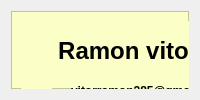
      <widget class="QWidget" name="pg_contato">
       <layout class="QVBoxLayout" name="verticalLayout_15">
        <item>
         <widget class="QFrame" name="frame_3">
          <property name="styleSheet">
           <string notr="true">background-color: rgb(251, 255, 199);</string>
          </property>
          <property name="frameShape">
           <enum>QFrame::StyledPanel</enum>
          </property>
          <property name="frameShadow">
           <enum>QFrame::Raised</enum>
          </property>
          <widget class="QLabel" name="label_5">
           <property name="geometry">
            <rect>
             <x>10</x>
             <y>10</y>
             <width>221</width>
             <height>61</height>
            </rect>
           </property>
           <property name="text">
            <string>&lt;html&gt;&lt;head/&gt;&lt;body&gt;&lt;p align=&quot;center&quot;&gt;&lt;span style=&quot; font-size:18pt; font-weight:600;&quot;&gt;Ramon vitor &lt;/span&gt;&lt;/p&gt;&lt;/body&gt;&lt;/html&gt;</string>
           </property>
          </widget>
          <widget class="QLabel" name="label_23">
           <property name="geometry">
            <rect>
             <x>10</x>
             <y>190</y>
             <width>211</width>
             <height>41</height>
            </rect>
           </property>
           <property name="text">
            <string>&lt;html&gt;&lt;head/&gt;&lt;body&gt;&lt;p align=&quot;center&quot;&gt;&lt;span style=&quot; font-size:18pt; font-weight:600;&quot;&gt;Pedro Manoel &lt;/span&gt;&lt;/p&gt;&lt;/body&gt;&lt;/html&gt;</string>
           </property>
          </widget>
          <widget class="QLabel" name="label_28">
           <property name="geometry">
            <rect>
             <x>0</x>
             <y>360</y>
             <width>201</width>
             <height>51</height>
            </rect>
           </property>
           <property name="text">
            <string>&lt;html&gt;&lt;head/&gt;&lt;body&gt;&lt;p align=&quot;center&quot;&gt;&lt;span style=&quot; font-size:18pt; font-weight:600;&quot;&gt;Juan Victor&lt;/span&gt;&lt;/p&gt;&lt;/body&gt;&lt;/html&gt;</string>
           </property>
          </widget>
          <widget class="QLabel" name="label_29">
           <property name="geometry">
            <rect>
             <x>10</x>
             <y>70</y>
             <width>31</width>
             <height>21</height>
            </rect>
           </property>
           <property name="text">
            <string/>
           </property>
           <property name="pixmap">
            <pixmap>../../Imagens/OIP (2).jpeg</pixmap>
           </property>
           <property name="scaledContents">
            <bool>true</bool>
           </property>
           <property name="alignment">
            <set>Qt::AlignCenter</set>
           </property>
          </widget>
          <widget class="QLabel" name="label_30">
           <property name="geometry">
            <rect>
             <x>10</x>
             <y>110</y>
             <width>41</width>
             <height>21</height>
            </rect>
           </property>
           <property name="text">
            <string/>
           </property>
           <property name="pixmap">
            <pixmap>../../Imagens/OIP.jpeg</pixmap>
           </property>
           <property name="scaledContents">
            <bool>true</bool>
           </property>
           <property name="alignment">
            <set>Qt::AlignHCenter|Qt::AlignTop</set>
           </property>
          </widget>
          <widget class="QLabel" name="label_31">
           <property name="geometry">
            <rect>
             <x>10</x>
             <y>150</y>
             <width>41</width>
             <height>21</height>
            </rect>
           </property>
           <property name="text">
            <string/>
           </property>
           <property name="pixmap">
            <pixmap>../../Imagens/OIP (1).jpeg</pixmap>
           </property>
           <property name="scaledContents">
            <bool>true</bool>
           </property>
          </widget>
          <widget class="QLabel" name="label_32">
           <property name="geometry">
            <rect>
             <x>60</x>
             <y>240</y>
             <width>281</width>
             <height>16</height>
            </rect>
           </property>
           <property name="text">
            <string>&lt;html&gt;&lt;head/&gt;&lt;body&gt;&lt;p&gt;&lt;span style=&quot; font-weight:600;&quot;&gt;pedromanoelfreitas4@gmail.com&lt;/span&gt;&lt;/p&gt;&lt;/body&gt;&lt;/html&gt;</string>
           </property>
          </widget>
          <widget class="QLabel" name="label_33">
           <property name="geometry">
            <rect>
             <x>60</x>
             <y>280</y>
             <width>291</width>
             <height>21</height>
            </rect>
           </property>
           <property name="text">
            <string>&lt;html&gt;&lt;head/&gt;&lt;body&gt;&lt;p&gt;&lt;span style=&quot; font-weight:600;&quot;&gt;https://github.com/Pedro-Manoel-Freitas&lt;/span&gt;&lt;/p&gt;&lt;/body&gt;&lt;/html&gt;</string>
           </property>
          </widget>
          <widget class="QLabel" name="label_39">
           <property name="geometry">
            <rect>
             <x>60</x>
             <y>330</y>
             <width>251</width>
             <height>21</height>
            </rect>
           </property>
           <property name="text">
            <string>&lt;html&gt;&lt;head/&gt;&lt;body&gt;&lt;p&gt;&lt;span style=&quot; font-weight:600;&quot;&gt;@&lt;/span&gt;&lt;span style=&quot; font-family:'gg sans,Noto Sans,Helvetica Neue,Helvetica,Arial,sans-serif,Apple Symbols'; font-size:16px; font-weight:600; color:#000000;&quot;&gt;pedro_.manoel&lt;/span&gt;&lt;/p&gt;&lt;/body&gt;&lt;/html&gt;</string>
           </property>
          </widget>
          <widget class="QLabel" name="label_40">
           <property name="geometry">
            <rect>
             <x>60</x>
             <y>420</y>
             <width>301</width>
             <height>21</height>
            </rect>
           </property>
           <property name="text">
            <string>&lt;html&gt;&lt;head/&gt;&lt;body&gt;&lt;p&gt;&lt;span style=&quot; font-weight:600;&quot;&gt;juanbritoleal@gmail.com&lt;/span&gt;&lt;/p&gt;&lt;/body&gt;&lt;/html&gt;</string>
           </property>
          </widget>
          <widget class="QLabel" name="label_41">
           <property name="geometry">
            <rect>
             <x>60</x>
             <y>530</y>
             <width>131</width>
             <height>21</height>
            </rect>
           </property>
           <property name="text">
            <string>&lt;html&gt;&lt;head/&gt;&lt;body&gt;&lt;p&gt;&lt;span style=&quot; font-weight:600;&quot;&gt;@_ juan  victor&lt;/span&gt;&lt;/p&gt;&lt;/body&gt;&lt;/html&gt;</string>
           </property>
          </widget>
          <widget class="QLabel" name="label_42">
           <property name="geometry">
            <rect>
             <x>60</x>
             <y>470</y>
             <width>291</width>
             <height>21</height>
            </rect>
           </property>
           <property name="text">
            <string>&lt;html&gt;&lt;head/&gt;&lt;body&gt;&lt;p&gt;&lt;span style=&quot; font-weight:600;&quot;&gt;https://github.com/JuanVictor18&lt;/span&gt;&lt;/p&gt;&lt;/body&gt;&lt;/html&gt;</string>
           </property>
          </widget>
          <widget class="QLabel" name="label_43">
           <property name="geometry">
            <rect>
             <x>60</x>
             <y>70</y>
             <width>191</width>
             <height>21</height>
            </rect>
           </property>
           <property name="text">
            <string>&lt;html&gt;&lt;head/&gt;&lt;body&gt;&lt;p&gt;&lt;span style=&quot; font-weight:600;&quot;&gt;vitorramon285@gmail.com&lt;/span&gt;&lt;/p&gt;&lt;/body&gt;&lt;/html&gt;</string>
           </property>
          </widget>
          <widget class="QLabel" name="label_44">
           <property name="geometry">
            <rect>
             <x>70</x>
             <y>110</y>
             <width>191</width>
             <height>21</height>
            </rect>
           </property>
           <property name="text">
            <string>&lt;html&gt;&lt;head/&gt;&lt;body&gt;&lt;p&gt;&lt;span style=&quot; font-weight:600;&quot;&gt;Ramon01oficial&lt;/span&gt;&lt;/p&gt;&lt;/body&gt;&lt;/html&gt;</string>
           </property>
          </widget>
          <widget class="QLabel" name="label_45">
           <property name="geometry">
            <rect>
             <x>70</x>
             <y>150</y>
             <width>201</width>
             <height>16</height>
            </rect>
           </property>
           <property name="text">
            <string>&lt;html&gt;&lt;head/&gt;&lt;body&gt;&lt;p&gt;&lt;span style=&quot; font-weight:600;&quot;&gt;@ramon_vitorsz&lt;/span&gt;&lt;/p&gt;&lt;/body&gt;&lt;/html&gt;</string>
           </property>
          </widget>
          <widget class="QLabel" name="label_46">
           <property name="geometry">
            <rect>
             <x>10</x>
             <y>240</y>
             <width>41</width>
             <height>21</height>
            </rect>
           </property>
           <property name="text">
            <string/>
           </property>
           <property name="pixmap">
            <pixmap>../../Imagens/OIP (2).jpeg</pixmap>
           </property>
           <property name="scaledContents">
            <bool>true</bool>
           </property>
           <property name="alignment">
            <set>Qt::AlignCenter</set>
           </property>
          </widget>
          <widget class="QLabel" name="label_47">
           <property name="geometry">
            <rect>
             <x>10</x>
             <y>280</y>
             <width>41</width>
             <height>21</height>
            </rect>
           </property>
           <property name="text">
            <string/>
           </property>
           <property name="pixmap">
            <pixmap>../../Imagens/OIP.jpeg</pixmap>
           </property>
           <property name="scaledContents">
            <bool>true</bool>
           </property>
           <property name="alignment">
            <set>Qt::AlignHCenter|Qt::AlignTop</set>
           </property>
          </widget>
          <widget class="QLabel" name="label_48">
           <property name="geometry">
            <rect>
             <x>10</x>
             <y>330</y>
             <width>41</width>
             <height>21</height>
            </rect>
           </property>
           <property name="text">
            <string/>
           </property>
           <property name="pixmap">
            <pixmap>../../Imagens/OIP (1).jpeg</pixmap>
           </property>
           <property name="scaledContents">
            <bool>true</bool>
           </property>
          </widget>
          <widget class="QLabel" name="label_49">
           <property name="geometry">
            <rect>
             <x>10</x>
             <y>420</y>
             <width>41</width>
             <height>21</height>
            </rect>
           </property>
           <property name="text">
            <string/>
           </property>
           <property name="pixmap">
            <pixmap>../../Imagens/OIP (2).jpeg</pixmap>
           </property>
           <property name="scaledContents">
            <bool>true</bool>
           </property>
           <property name="alignment">
            <set>Qt::AlignCenter</set>
           </property>
          </widget>
          <widget class="QLabel" name="label_50">
           <property name="geometry">
            <rect>
             <x>10</x>
             <y>470</y>
             <width>41</width>
             <height>21</height>
            </rect>
           </property>
           <property name="text">
            <string/>
           </property>
           <property name="pixmap">
            <pixmap>../../Imagens/OIP.jpeg</pixmap>
           </property>
           <property name="scaledContents">
            <bool>true</bool>
           </property>
           <property name="alignment">
            <set>Qt::AlignHCenter|Qt::AlignTop</set>
           </property>
          </widget>
          <widget class="QLabel" name="label_51">
           <property name="geometry">
            <rect>
             <x>10</x>
             <y>530</y>
             <width>41</width>
             <height>21</height>
            </rect>
           </property>
           <property name="text">
            <string/>
           </property>
           <property name="pixmap">
            <pixmap>../../Imagens/OIP (1).jpeg</pixmap>
           </property>
           <property name="scaledContents">
            <bool>true</bool>
           </property>
          </widget>
          <widget class="QLabel" name="label_52">
           <property name="geometry">
            <rect>
             <x>960</x>
             <y>580</y>
             <width>51</width>
             <height>41</height>
            </rect>
           </property>
           <property name="text">
            <string/>
           </property>
           <property name="pixmap">
            <pixmap>../../Imagens/channels4_profile.jpg</pixmap>
           </property>
           <property name="scaledContents">
            <bool>true</bool>
           </property>
          </widget>
         </widget>
        </item>
       </layout>
      </widget>
